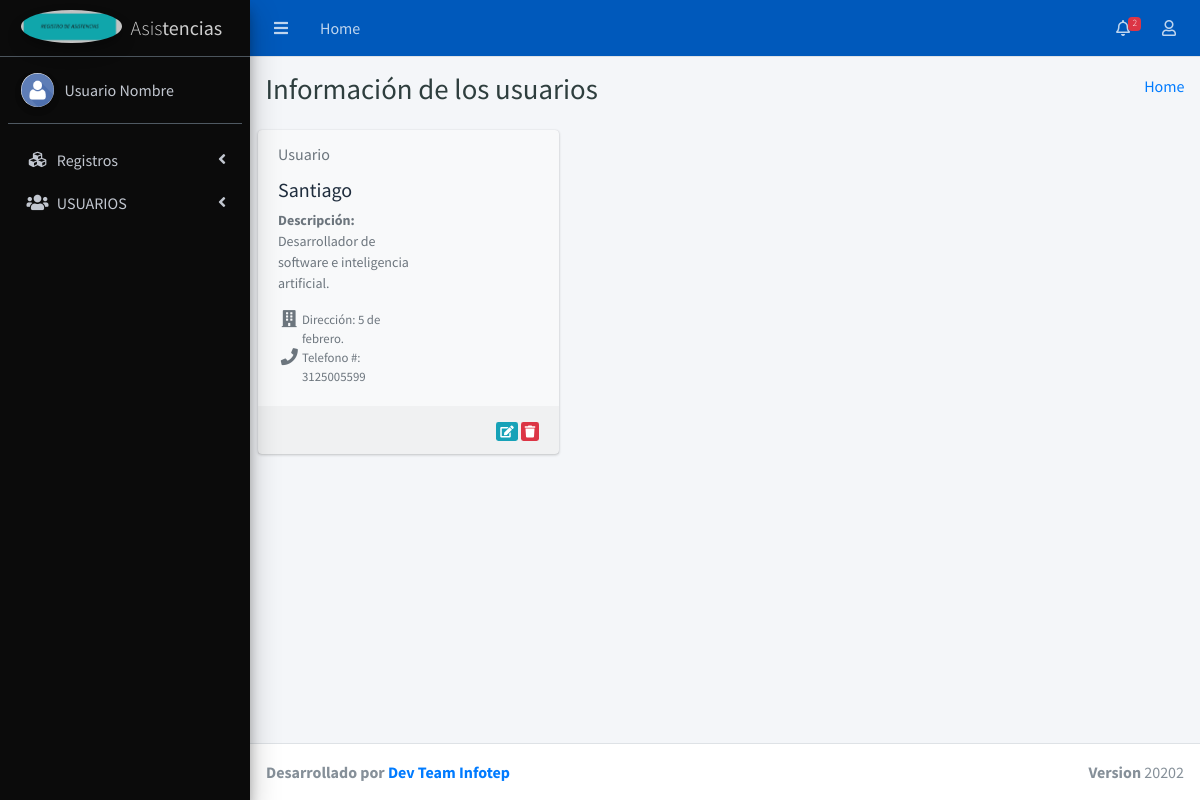
Page /views_admin/listado_usuarios.php on the committed database.
### tables this page shows
CREATE TABLE `info_usuarios` (
  `id` int(11) NOT NULL,
  `nombre` varchar(45) NOT NULL,
  `telefono` bigint(15) NOT NULL,
  `direccion` varchar(45) NOT NULL,
  `usuario` varchar(45) NOT NULL,
  `password` varchar(100) NOT NULL,
  `foto` varchar(256) NOT NULL
);

### views_admin/includes/config.php (called while the page is built)
<?php
	$headerStyle = 'navbar-dark navbar-indigo';
	$lateralStyle = 'sidebar-dark-indigo';
?>

### controllers/controller_consultas_backend.php (called while the page is built, shortened)
<?php
require_once( "../models/models_admin.php");
class ConsultasDB extends DBConfig {
	function consulta_generales($sql){
  		$records = $this->Consultas($sql);
		return $records;
	}
}
class ExtraerDatos extends ConsultasDB
{
	function listadoUsuarios($start=0, $regsCant = 0){
		$sql = "SELECT * FROM info_usuarios";
		$lista = $this->consulta_generales($sql);
		return $lista;
	}
}
?>

### models/models_admin.php (called while the page is built, shortened)
<?php
class DBConfig {
    var $db_link;
    var $conn = false;
	function conexion($host='localhost',$user='root',$pass='12345678',$db='db_scaner'){
        $this->host = $host;
        $this->user = $user;
        $this->pass = $pass;
        $this->db = $db;
        try{
			$this->db_link = new PDO("mysql:host={$this->host};dbname={$this->db}", $this->user, $this->pass);
			$this->db_link->setAttribute(PDO::ATTR_ERRMODE, PDO::ERRMODE_EXCEPTION);
			$this->conn = true;
			return $this->db_link;
		}catch(PDOException $exception){
			echo $exception->getMessage();
			$this->error_message =$exception->getMessage();
		}
    }
	public function Consultas($Query){
		$this->error_message = "";
		$sql = $this->db_link->prepare($Query);
		try{
			if ($sql->execute()){
				$sql->setFetchMode(PDO::FETCH_ASSOC);
				$records_query = $sql->fetchAll();
				if($sql->rowCount()>0)
					return $records_query;
				else
					return false;
			}else{
				$this->error_message = "-captura manual del error".$this->error_message;
				return false;
			}
		}catch(PDOException $exception){
			$this->error_message =$exception->getMessage();
		}
	}
    function close() {
        if ($this->conn){
        	$this->db_link = null;
            $this -> conn = false;
        }
    }
}
?>

### views_admin/listado_usuarios.php (the view, shortened to what this page needs)
<?php
  include "../controllers/controller_consultas_backend.php";
?>
<!DOCTYPE html>
<html>
<head>
    <link rel="stylesheet" href="../templates/AdminLTE-3.0.5/plugins/fontawesome-free/css/all.min.css">
    <link rel="stylesheet" href="https://code.ionicframework.com/ionicons/2.0.1/css/ionicons.min.css">
    <link rel="stylesheet" href="../templates/AdminLTE-3.0.5/dist/css/adminlte.min.css">
    <link rel="stylesheet" href="../templates/AdminLTE-3.0.5/plugins/overlayScrollbars/css/OverlayScrollbars.min.css">
    <link href="../CSS/style.css" rel="stylesheet">
</head>
<body>
    <?php include "includes/config.php"; ?>
    <div class="wrapper">
        <nav class="main-header navbar navbar-expand <?php echo $headerStyle; ?>" id="header">
            <?php
      include "includes/header.php";
    ?>
        </nav>
        <aside class="main-sidebar <?php echo $lateralStyle; ?> elevation-4" id="lateral">
            <?php
    include "includes/lateralaside.php";
     ?>
        </aside>
        <div class="content-wrapper">
            <section class="content-header">
                <div class="container-fluid">
                    <div class="row mb-2">
                        <div class="col-sm-6">
                            <h1>Información de los usuarios</h1>
                        </div>
                        <div class="col-sm-6">
                            <ol class="breadcrumb float-sm-right">
                                <li class="breadcrumb-item"><a href="index_admin.php">Home</a></li>
                            </ol>
                        </div>
                    </div>
                </div>
            </section>
            <section class="content">
                <?php
            $objDB = new ExtraerDatos();
            $listadousuarios = $objDB->listadoUsuarios();
            if($listadousuarios){
              echo "<div class='row'>";
            foreach ($listadousuarios as $rows){
        ?>
                <div class="col-12 col-sm-6 col-md-4">
                    <div class="card bg-light">
                        <div class="card-header text-muted border-bottom-0">
                            Usuario
                        </div>
                        <div class="card-body pt-0">
                            <div class="row">
                                <div class="col-7">
                                    <h2 class="lead"><b><?php echo $rows["nombre"]; ?></b></h2>
                                    <p class="text-muted text-sm"><b>Descripción: </b>Desarrollador de software e
                                        inteligencia artificial. </p>
                                    <ul class="ml-4 mb-0 fa-ul text-muted">
                                        <li class="small"><span class="fa-li"><i
                                                    class="fas fa-lg fa-building"></i></span> Dirección:
                                            <?php echo $rows["direccion"]; ?></li>
                                        <li class="small"><span class="fa-li"><i
                                                    class="fas fa-lg fa-phone"></i></span>Telefono #:
                                            <?php echo $rows["telefono"]; ?></li>
                                    </ul>
                                </div>
                                <div class="col-5 text-center">
                                </div>
                            </div>
                        </div>
                        <div class="card-footer">
                            <div class="text-right">
                                <a href="editar_perfil_usuarios.php?cp=<?php echo $rows['id']; ?>"
                                    class="bnt btn-xs btn-info"><i class="fa fa-edit"></i></a>
                                <a href="eliminar_usuarios.php?cp=<?php echo $rows['id']; ?>"
                                    class="bnt btn-xs btn-danger"><i class="fa fa-trash"></i></a>
                            </div>
                        </div>
                    </div>
                </div>
                <?php
            }
            echo "</div>";
            }else{
              echo "No hay datos o no se pudo conectar a la fuente";
            }
            ?>
            </section>
        </div>
        <footer class="main-footer">
            <?php
      include "includes/footer.php";
     ?>
        </footer>
    </div>
</body>
</html>

### CSS/style.css (style rules this page uses)
h1 { color: #2e3e3e; }
#lateral { background-color: #0b0b0b; }
#header { background-color: rgb(0 89 187); }

### rows in the picture
info_usuarios: nombre "Santiago", direccion "5 de febrero.", telefono "3125005599"
